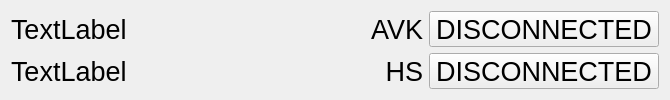
<?xml version="1.0" encoding="UTF-8"?>
<ui version="4.0">
 <class>BTPairedDeviceItem</class>
 <widget class="QWidget" name="BTPairedDeviceItem">
  <property name="geometry">
   <rect>
    <x>0</x>
    <y>0</y>
    <width>670</width>
    <height>100</height>
   </rect>
  </property>
  <property name="minimumSize">
   <size>
    <width>0</width>
    <height>100</height>
   </size>
  </property>
  <property name="windowTitle">
   <string>Form</string>
  </property>
  <layout class="QVBoxLayout" name="verticalLayout">
   <item>
    <layout class="QHBoxLayout" name="horizontalLayout">
     <item>
      <widget class="QLabel" name="LABEL_DEVICE_NAME">
       <property name="font">
        <font>
         <pointsize>20</pointsize>
        </font>
       </property>
       <property name="text">
        <string>TextLabel</string>
       </property>
      </widget>
     </item>
     <item>
      <spacer name="horizontalSpacer">
       <property name="orientation">
        <enum>Qt::Horizontal</enum>
       </property>
       <property name="sizeHint" stdset="0">
        <size>
         <width>40</width>
         <height>20</height>
        </size>
       </property>
      </spacer>
     </item>
     <item>
      <widget class="QLabel" name="label">
       <property name="font">
        <font>
         <pointsize>20</pointsize>
        </font>
       </property>
       <property name="text">
        <string>AVK</string>
       </property>
       <property name="alignment">
        <set>Qt::AlignRight|Qt::AlignTrailing|Qt::AlignVCenter</set>
       </property>
      </widget>
     </item>
     <item>
      <widget class="QPushButton" name="BUTTON_AVK_CONNECTION_STATUS">
       <property name="sizePolicy">
        <sizepolicy hsizetype="Minimum" vsizetype="Preferred">
         <horstretch>0</horstretch>
         <verstretch>0</verstretch>
        </sizepolicy>
       </property>
       <property name="minimumSize">
        <size>
         <width>230</width>
         <height>0</height>
        </size>
       </property>
       <property name="maximumSize">
        <size>
         <width>230</width>
         <height>16777215</height>
        </size>
       </property>
       <property name="font">
        <font>
         <pointsize>20</pointsize>
        </font>
       </property>
       <property name="text">
        <string>DISCONNECTED</string>
       </property>
      </widget>
     </item>
    </layout>
   </item>
   <item>
    <layout class="QHBoxLayout" name="horizontalLayout_2">
     <item>
      <widget class="QLabel" name="LABEL_DEVICE_ADDRESS">
       <property name="font">
        <font>
         <pointsize>20</pointsize>
        </font>
       </property>
       <property name="text">
        <string>TextLabel</string>
       </property>
      </widget>
     </item>
     <item>
      <spacer name="horizontalSpacer_2">
       <property name="orientation">
        <enum>Qt::Horizontal</enum>
       </property>
       <property name="sizeHint" stdset="0">
        <size>
         <width>40</width>
         <height>20</height>
        </size>
       </property>
      </spacer>
     </item>
     <item>
      <widget class="QLabel" name="label_2">
       <property name="font">
        <font>
         <pointsize>20</pointsize>
        </font>
       </property>
       <property name="text">
        <string>HS</string>
       </property>
       <property name="alignment">
        <set>Qt::AlignRight|Qt::AlignTrailing|Qt::AlignVCenter</set>
       </property>
      </widget>
     </item>
     <item>
      <widget class="QPushButton" name="BUTTON_HS_CONNECTION_STATUS">
       <property name="sizePolicy">
        <sizepolicy hsizetype="Minimum" vsizetype="Preferred">
         <horstretch>0</horstretch>
         <verstretch>0</verstretch>
        </sizepolicy>
       </property>
       <property name="minimumSize">
        <size>
         <width>230</width>
         <height>0</height>
        </size>
       </property>
       <property name="maximumSize">
        <size>
         <width>230</width>
         <height>16777215</height>
        </size>
       </property>
       <property name="font">
        <font>
         <pointsize>20</pointsize>
        </font>
       </property>
       <property name="text">
        <string>DISCONNECTED</string>
       </property>
      </widget>
     </item>
    </layout>
   </item>
  </layout>
 </widget>
 <resources/>
 <connections/>
</ui>
